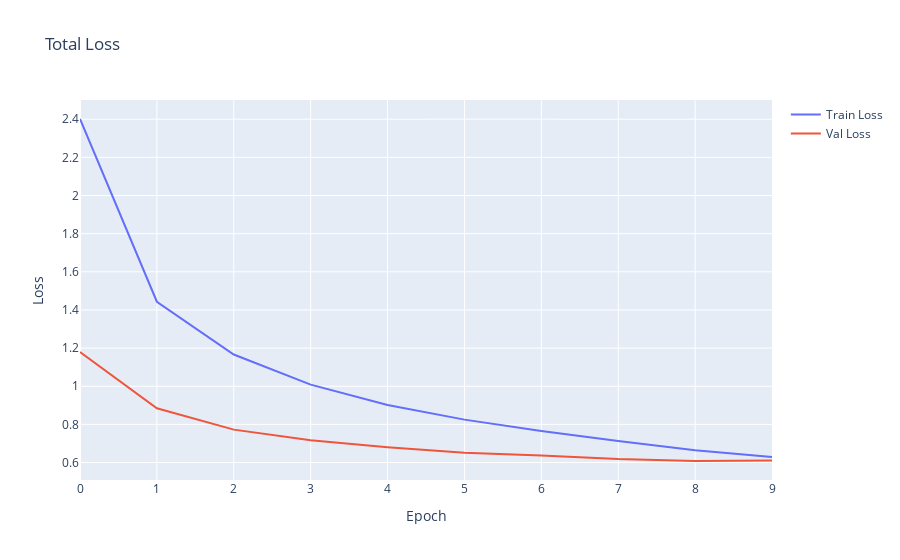
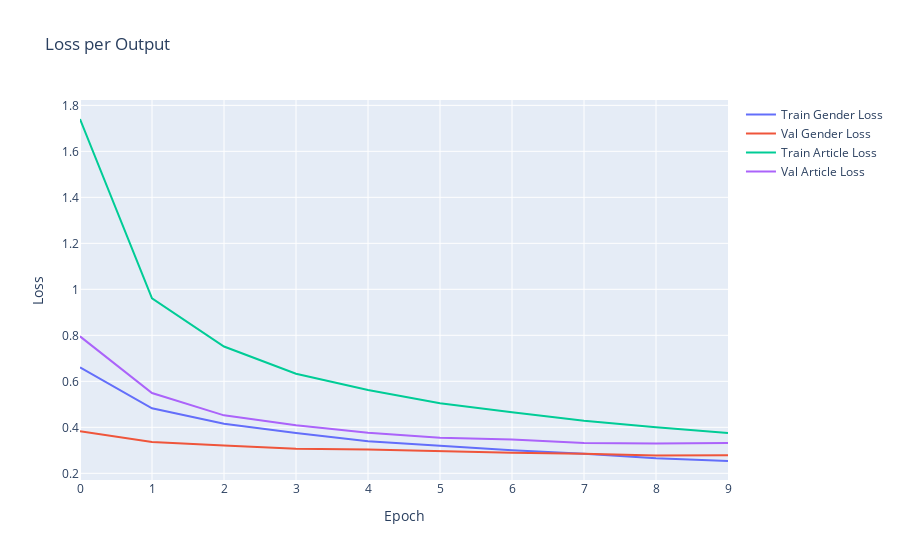
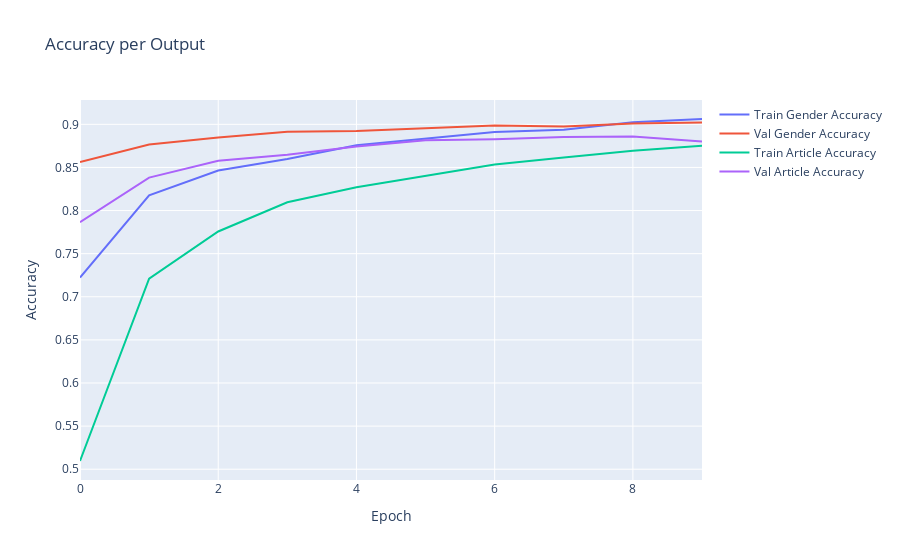

Notebook code cell kept with these figures, in order:
### Code cell
# Całkowita strata
fig_loss_total = go.Figure()
fig_loss_total.add_trace(go.Scatter(y=history.history['loss'], mode='lines', name='Train Loss'))
fig_loss_total.add_trace(go.Scatter(y=history.history['val_loss'], mode='lines', name='Val Loss'))
fig_loss_total.update_layout(title='Total Loss', xaxis_title='Epoch', yaxis_title='Loss')
fig_loss_total.show()

# Strata per output
fig_loss_outputs = go.Figure()
fig_loss_outputs.add_trace(go.Scatter(y=history.history['gender_loss'], mode='lines', name='Train Gender Loss'))
fig_loss_outputs.add_trace(go.Scatter(y=history.history['val_gender_loss'], mode='lines', name='Val Gender Loss'))
fig_loss_outputs.add_trace(go.Scatter(y=history.history['article_loss'], mode='lines', name='Train Article Loss'))
fig_loss_outputs.add_trace(go.Scatter(y=history.history['val_article_loss'], mode='lines', name='Val Article Loss'))
fig_loss_outputs.update_layout(title='Loss per Output', xaxis_title='Epoch', yaxis_title='Loss')
fig_loss_outputs.show()

# ACC per output
fig_acc = go.Figure()

fig_acc.add_trace(go.Scatter(y=history.history['gender_accuracy'], mode='lines', name='Train Gender Accuracy'))
fig_acc.add_trace(go.Scatter(y=history.history['val_gender_accuracy'], mode='lines', name='Val Gender Accuracy'))

fig_acc.add_trace(go.Scatter(y=history.history['article_accuracy'], mode='lines', name='Train Article Accuracy'))
fig_acc.add_trace(go.Scatter(y=history.history['val_article_accuracy'], mode='lines', name='Val Article Accuracy'))

fig_acc.update_layout(title='Accuracy per Output', xaxis_title='Epoch', yaxis_title='Accuracy')
fig_acc.show()

### Figure 1 — Plotly figure (JSON) as saved in the notebook; plotly's stock layout.template omitted (floating-point values rounded to 4 significant figures)
{"data": [{"mode": "lines", "name": "Train Loss", "type": "scatter", "y": [2.401, 1.443, 1.166, 1.008, 0.9019, 0.825, 0.7658, 0.7131, 0.665, 0.6288]}, {"mode": "lines", "name": "Val Loss", "type": "scatter", "y": [1.179, 0.8846, 0.7726, 0.7164, 0.6807, 0.6511, 0.6371, 0.618, 0.6081, 0.6105]}], "layout": {"title": {"text": "Total Loss"}, "xaxis": {"title": {"text": "Epoch"}}, "yaxis": {"title": {"text": "Loss"}}}}

### Figure 2 — Plotly figure (JSON) as saved in the notebook; plotly's stock layout.template omitted (floating-point values rounded to 4 significant figures)
{"data": [{"mode": "lines", "name": "Train Gender Loss", "type": "scatter", "y": [0.6604, 0.4828, 0.4151, 0.3755, 0.3393, 0.3204, 0.3001, 0.285, 0.2649, 0.2535]}, {"mode": "lines", "name": "Val Gender Loss", "type": "scatter", "y": [0.383, 0.3359, 0.3206, 0.3064, 0.3037, 0.296, 0.2892, 0.2854, 0.2776, 0.2786]}, {"mode": "lines", "name": "Train Article Loss", "type": "scatter", "y": [1.741, 0.9603, 0.7514, 0.633, 0.5626, 0.5047, 0.4658, 0.428, 0.4001, 0.3753]}, {"mode": "lines", "name": "Val Article Loss", "type": "scatter", "y": [0.7954, 0.5492, 0.452, 0.4092, 0.3767, 0.3544, 0.3475, 0.3322, 0.3299, 0.332]}], "layout": {"title": {"text": "Loss per Output"}, "xaxis": {"title": {"text": "Epoch"}}, "yaxis": {"title": {"text": "Loss"}}}}

### Figure 3 — Plotly figure (JSON) as saved in the notebook; plotly's stock layout.template omitted (floating-point values rounded to 4 significant figures)
{"data": [{"mode": "lines", "name": "Train Gender Accuracy", "type": "scatter", "y": [0.7223, 0.8177, 0.8464, 0.8598, 0.8758, 0.8831, 0.891, 0.8938, 0.9024, 0.9062]}, {"mode": "lines", "name": "Val Gender Accuracy", "type": "scatter", "y": [0.8563, 0.8767, 0.8846, 0.8914, 0.8924, 0.8957, 0.8986, 0.8976, 0.9009, 0.902]}, {"mode": "lines", "name": "Train Article Accuracy", "type": "scatter", "y": [0.5095, 0.721, 0.7757, 0.8096, 0.827, 0.8401, 0.8534, 0.8614, 0.8694, 0.875]}, {"mode": "lines", "name": "Val Article Accuracy", "type": "scatter", "y": [0.7865, 0.8383, 0.8577, 0.8647, 0.8744, 0.8816, 0.8826, 0.8853, 0.8859, 0.8801]}], "layout": {"title": {"text": "Accuracy per Output"}, "xaxis": {"title": {"text": "Epoch"}}, "yaxis": {"title": {"text": "Accuracy"}}}}
